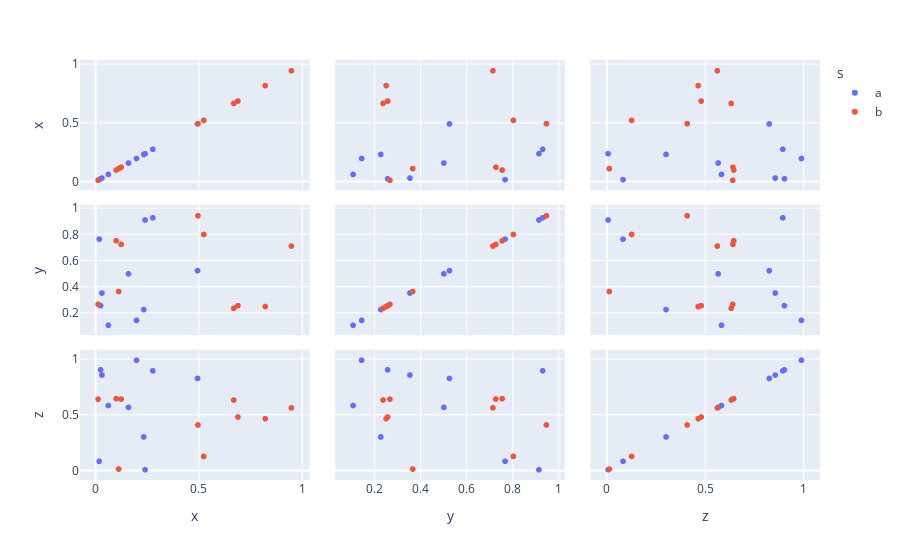

The notebook cell this image was saved under:
### Code cell
fig.add_splom(c)

### Figure 1 — Plotly figure (JSON) as saved in the notebook; plotly's stock layout.template omitted (floating-point values rounded to 4 significant figures)
{"data": [{"dimensions": [{"axis": {"matches": true}, "label": "x", "values": [0.277, 0.2395, 0.02416, 0.03077, 0.06179, 0.1981, 0.01751, 0.4933, 0.2331, 0.1593]}, {"axis": {"matches": true}, "label": "y", "values": [0.9312, 0.9149, 0.2578, 0.3549, 0.1078, 0.1451, 0.7678, 0.5264, 0.2281, 0.5021]}, {"axis": {"matches": true}, "label": "z", "values": [0.8973, 0.007848, 0.9056, 0.8588, 0.585, 0.9919, 0.08391, 0.8282, 0.3029, 0.5683]}], "hovertemplate": "s=a<br>%{xaxis.title.text}=%{x}<br>%{yaxis.title.text}=%{y}<extra></extra>", "legendgroup": "a", "marker": {"color": "#636efa", "symbol": "circle"}, "name": "a", "showlegend": true, "type": "splom"}, {"dimensions": [{"axis": {"matches": true}, "label": "x", "values": [0.1237, 0.5236, 0.8208, 0.4955, 0.6888, 0.01204, 0.9479, 0.6688, 0.1116, 0.0995]}, {"axis": {"matches": true}, "label": "y", "values": [0.7277, 0.8038, 0.2515, 0.9474, 0.2579, 0.2679, 0.715, 0.238, 0.3667, 0.7553]}, {"axis": {"matches": true}, "label": "z", "values": [0.6434, 0.1277, 0.4663, 0.4103, 0.4816, 0.642, 0.564, 0.6344, 0.01412, 0.6471]}], "hovertemplate": "s=b<br>%{xaxis.title.text}=%{x}<br>%{yaxis.title.text}=%{y}<extra></extra>", "legendgroup": "b", "marker": {"color": "#EF553B", "symbol": "circle"}, "name": "b", "showlegend": true, "type": "splom"}, {"customdata": [[0.5957, 0.6446, 0.1808, "c"], [0.9162, 0.6771, 0.9269, "c"], [0.7732, 0.2064, 0.4928, "c"], [0.3011, 0.8263, 0.3573, "c"], [0.7552, 0.5749, 0.7456, "c"], [0.4886, 0.73, 0.5826, "c"], [0.4393, 0.08295, 0.3472, "c"], [0.07978, 0.2757, 0.7022, "c"], [0.6882, 0.5557, 0.7829, "c"], [0.5399, 0.2076, 0.7475, "c"]], "type": "splom"}], "layout": {"dragmode": "select", "legend": {"title": {"text": "s"}, "tracegroupgap": 0}, "margin": {"t": 60}}}
